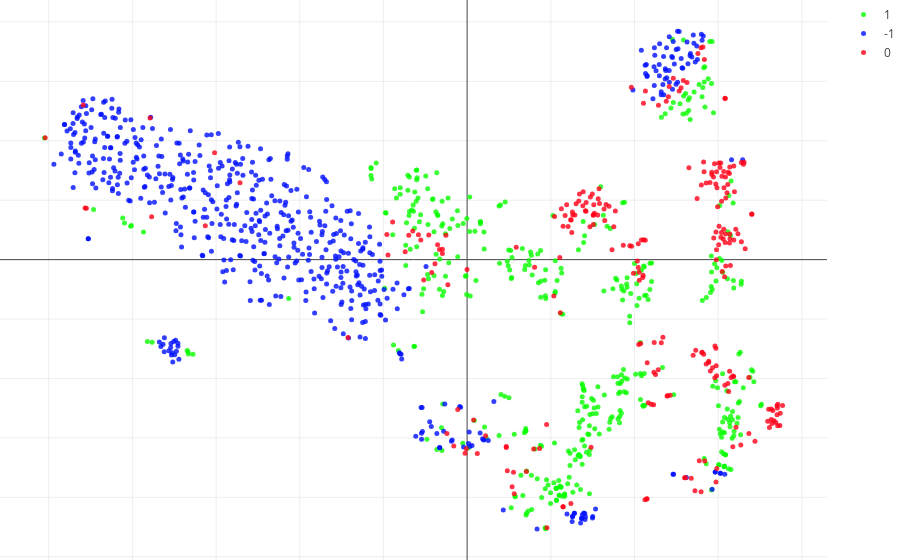

Notebook source saved alongside this figure:
### Code cell
tsne(dfRedes)

### Figure 1 — Plotly figure (JSON) as saved in the notebook; plotly's stock layout.template omitted (floating-point values rounded to 4 significant figures; data arrays with more than 128 entries replaced by an {"elided": "..."} marker saying what was removed)
{"data": [{"marker": {"color": "rgb(7,255,0)", "opacity": 0.8, "size": 5}, "mode": "markers", "name": "1", "type": "scatter", "uid": "23130e41-bd94-4d6c-a2a2-0b2ddeae2ba3", "x": {"elided": "427 float values"}, "y": {"elided": "427 float values"}}, {"marker": {"color": "rgb(0,15,255)", "opacity": 0.8, "size": 5}, "mode": "markers", "name": "-1", "type": "scatter", "uid": "755ec2dd-273d-457d-8a85-b25c6ab0cabf", "x": {"elided": "585 float values"}, "y": {"elided": "585 float values"}}, {"marker": {"color": "rgb(255,0,23)", "opacity": 0.8, "size": 5}, "mode": "markers", "name": "0", "type": "scatter", "uid": "19ee56ff-9b14-4b71-8088-93f08d56a3fa", "x": {"elided": "260 float values"}, "y": {"elided": "260 float values"}}], "layout": {"margin": {"b": 0, "l": 0, "r": 0, "t": 0}}}
